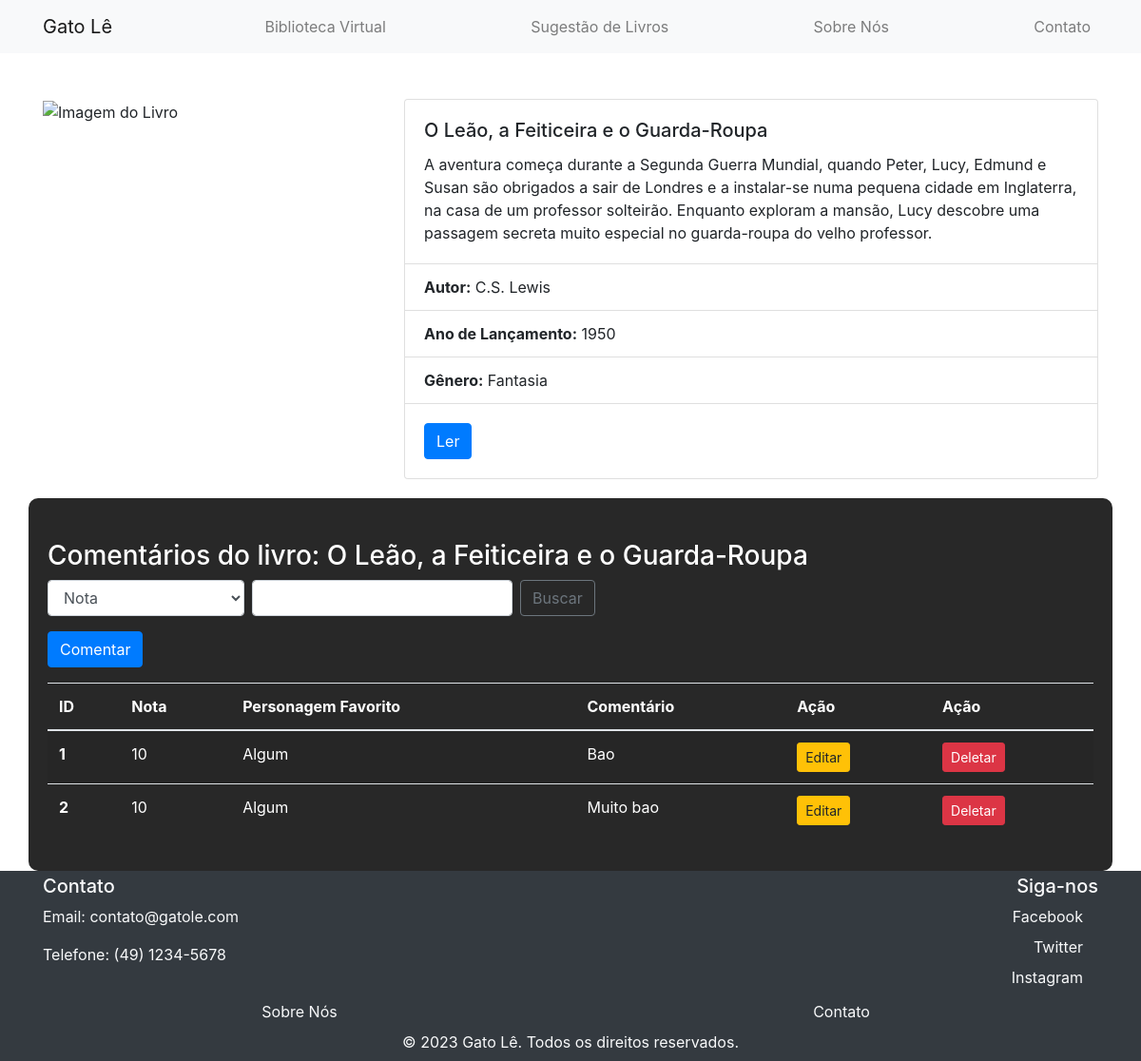
Screenshot of /paginas/2narniaLIST.php with the database file from the repository.
### tables this page shows
CREATE TABLE `comentarionarnia` (
  `id` int(11) NOT NULL,
  `nota` int(11) DEFAULT NULL,
  `personagem` varchar(255) DEFAULT NULL,
  `coment` text DEFAULT NULL
);

### model/db.class.php (called while the page is built, shortened)
<?php
class DB{
    public function conn(){
        $host = "localhost";
        $dbname = "bancodoprofe";
        $user = "root";
        $password = "";
        try {
            $conn = new PDO(
                "mysql:host=$host;dbname=$dbname",
                $user,
                $password,
                [
                    PDO::ATTR_ERRMODE,
                    PDO::ERRMODE_EXCEPTION,
                    PDO::MYSQL_ATTR_INIT_COMMAND => "SET NAMES utf8"
                ]
            );
            return $conn;
        } catch (PDOException $e) {
            echo "Connection failed: " . $e->getMessage();
        }
    }
    public function select($nome_tabela){
        $conn = $this->conn();
        $sql = "SELECT * FROM $nome_tabela";
        $st = $conn->prepare($sql);
        $st->execute();
        return $st->fetchAll(PDO::FETCH_CLASS);
    }
}
?>

### paginas/2narniaLIST.php (the view, shortened to what this page needs)
<?php
    include '../model/db.class.php';
    include '../bases/header.php';
    include '../bases/nav.php';
    $db = new DB();
    $db->conn();
    if(!empty($_POST)){
        $dados =  $db->search("comentarionarnia", $_POST);
    } else {
        $dados = $db->select("comentarionarnia");
    }
?>
<body>
    <div class="container mt-5">
        <div class="row">
            <div class="col-md-4">
                <img src="https://m.media-amazon.com/images/I/7158aW38zxL._AC_UF1000,1000_QL80_.jpg" class="img-fluid" alt="Imagem do Livro">
            </div>
            <div class="col-md-8">
                <div class="card">
                    <div class="card-body">
                        <h5 class="card-title">O Leão, a Feiticeira e o Guarda-Roupa</h5>
                        <p class="card-text">A aventura começa durante a Segunda Guerra Mundial, quando Peter, Lucy, Edmund e Susan são obrigados a sair de Londres e a instalar-se numa pequena cidade em Inglaterra, na casa de um professor solteirão. Enquanto exploram a mansão, Lucy descobre uma passagem secreta muito especial no guarda-roupa do velho professor.</p>
                    </div>
                    <ul class="list-group list-group-flush">
                        <li class="list-group-item"><strong>Autor:</strong> C.S. Lewis</li>
                        <li class="list-group-item"><strong>Ano de Lançamento:</strong> 1950</li>
                        <li class="list-group-item"><strong>Gênero:</strong> Fantasia</li>
                    </ul>
                    <div class="card-body">
                        <a href="https://itaudeminas.mg.gov.br/arquivos/ere/livros/o-Leao-a-feiticeira-e-o-guarda-roupa.pdf" class="btn btn-primary" target="_blank">Ler</a>
                    </div>
                </div>
            </div>
        </div>
    </div>
    <div class="container sobre mx-auto">
    <h3 class="mt-4">Comentários do livro: O Leão, a Feiticeira e o Guarda-Roupa</h3>
    <form action="2narniaLIST.php" method="post" class="form-inline my-2 my-lg-0">
        <select name="tipo" class="form-control mr-sm-2">
            <option value="nota">Nota</option>
        </select>
        <input type="text" name="valor" class="form-control mr-sm-2">
        <button class="btn btn-outline-secondary my-2 my-sm-0" type="submit">Buscar</button>
    </form>
    <a href="2narniaFORM.php" class="btn btn-primary mt-3">Comentar</a>
    <table class="table table-striped mt-3">
        <thead>
            <tr>
                <th scope="col">ID</th>
                <th scope="col">Nota</th>
                <th scope="col">Personagem Favorito</th>
                <th scope="col">Comentário</th>
                <th scope="col">Ação</th>
                <th scope="col">Ação</th>
            </tr>
        </thead>
        <tbody>
            <?php
            foreach($dados as $item){
                echo "<tr>";
                echo "<th scope='row'>$item->id</th>";
                echo "<td>$item->nota</td>";
                echo "<td>$item->personagem</td>";
                echo "<td>$item->coment</td>";
                echo "<td><a href='2narniaFORM.php?id=$item->id' class='btn btn-warning btn-sm'>Editar</a></td>";
                echo "<td><a onclick='return confirm(\"Deseja Excluir?\")' href='2narniaLIST.php?id=$item->id' class='btn btn-danger btn-sm'>Deletar</a></td>";
                echo "</tr>";
            }
            ?>
        </tbody>
    </table>
</div>
<?php include "../bases/footer.php" ?>

### css/css.css (style rules this page uses)
body { background: url('https://images.pixexid.com/a-4k-ultra-hd-wallpaper-of-a-cat-dressed-in-a-librarians-outfit-surrounded-by-zlvdb8uk.jpeg') no-repeat center center fixed; background-size: cover; margin-bottom: 200px; }
.sobre { background: rgba(0, 0, 0, 0.842); padding: 20px; margin-top: 50px; border-radius: 10px; margin-bottom: 200px; color: white; text-align: justify; }
.sobre { margin: 20px; }

### rows the page displays
comentarionarnia: id "1", nota "10", personagem "Algum", coment "Bao"
comentarionarnia: id "2", nota "10", personagem "Algum", coment "Muito bao"
